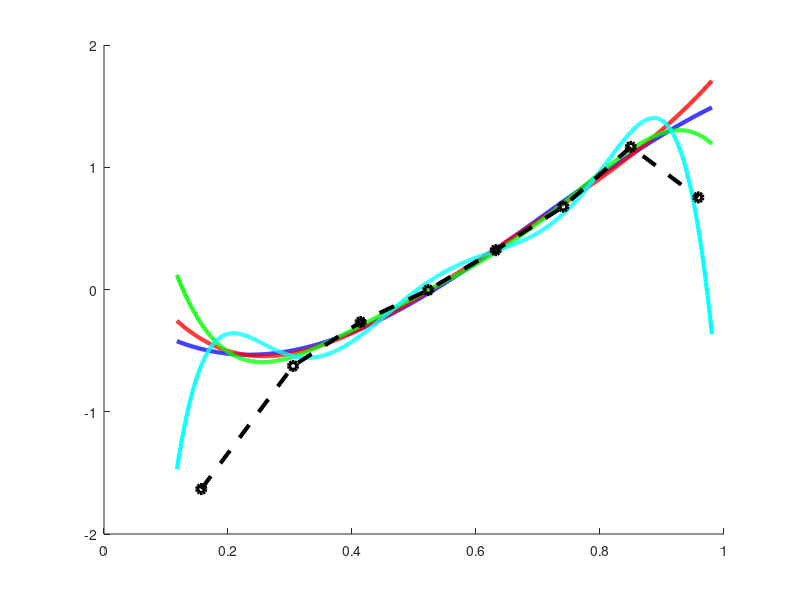

Write the MATLAB code that produced this figure. (Note: this script raises an error after producing the figure.)
% Plot Specific heat

%  figure('Units', 'pixels', ...
%      'Position', [100 100 1300 950]);
format long;
hold all;

kelvin2eV= 8.6173427909E-05;
size = 16;

T = [6,8,10,15.5556,21.1111,26.6667,32.2222,37.7778, 43.3333, 48.8889, 50.0000];

% This should be in eV
F = [-5.5367720036E-06,-5.3664395387E-06,-0.512844407889546E-05, -0.447117367740279E-05,-0.361380780860396E-05, -0.267128480378581E-05,...
    -0.172744756761750E-05, -0.886537034572661E-06, -0.262556842537375E-06, -0.116776119913726E-07, ...
    -0.175405737363820E-08, ];

%T = Tinit.*kelvin2eV

%1eV = 96.4869 kJ/mol
%1eV = 96486.9 J/mol
%1eV = 96486900 mJ/mol
ev2mJmol = 96486900;

for ii = 1:11
    %F(ii) = F(ii)*(T(ii)*kelvin2eV)*pi*ev2mJmol
    F(ii) = F(ii)*ev2mJmol
end



coeff = polyfit(T,F,5)

x = linspace(T(1),T(end),1001);

Y = polyval(coeff, x);





z = polyder(coeff);
zz = polyder(z);
zzz= polyval(zz, x);

plot(x./51,-zzz,'Color','blue','LineWidth',3);
hold on;

coeff = polyfit(T,F,6)
z = polyder(coeff);
zz = polyder(z);
zzz= polyval(zz, x);

plot(x./51,-zzz,'Color','red','LineWidth',3);
hold on;

coeff = polyfit(T,F,7)
z = polyder(coeff);
zz = polyder(z);
zzz= polyval(zz, x);

plot(x./51,-zzz,'Color','green','LineWidth',3);
hold on;

coeff = polyfit(T,F,8)
z = polyder(coeff);
zz = polyder(z);
zzz= polyval(zz, x);

plot(x./51,-zzz,'Color','cyan','LineWidth',3);
hold on;


T_second = [8, 15.55555, 21.1111, 26.6667, 32.2222, 37.7778, 43.3333, 48.8889]
F_second = [-1.632148155763673, -0.625534810628293, -0.266216689816305, -0.004108526144104,...
    0.321767587310822,0.678163686613226, 1.166381439982013, 0.753271251671982 ]

plot(T_second/51, F_second, '--ko','LineWidth',3 ) 


%hold on;

%coeff = polyfit(T,F,9)
%z = polyval([72*coeff(1),56*coeff(2),42*coeff(3),30*coeff(4),20*coeff(5),12*coeff(6),6*coeff(7),2*coeff(8)], x);
% plot(x,-z+2.26,'Color','green','LineWidth',2);


%Experimental data
SpecfunID = fopen('wang2001_specific_heat.txt');
data = textscan(SpecfunID,'%f %f %f %f %f %f \n','CommentStyle','#','CollectOutput',true);
Exp1 = cell2mat(data);
fclose(SpecfunID);

SpecfunID = fopen('Bouquets2001_specific_heat.txt');
data = textscan(SpecfunID,'%f %f %f %f %f %f \n','CommentStyle','#','CollectOutput',true);
Exp2 = cell2mat(data);
fclose(SpecfunID);


%The Wang data are expressed in gram-atom (gat). 1 cole of MgB2 is 1 gram-molecule of MgB2 but
% 3 gram-atoms of MgB2

plot(Exp1(:,1)./36.7,Exp1(:,2)*3,'.', 'markersize',15,'Color','black');

plot(Exp2(:,1)./38.7,Exp2(:,2)-2.6,'s', 'markersize',5,'Color','red','MarkerFaceColor','red');

%plot(T3,r3,'d', 'markersize',8,'Color','black','MarkerFaceColor','black');
%hold on;
%plot(T4,r4,'*', 'markersize',8,'Color','black','MarkerFaceColor','black');
%hold on;

%legend('Present work T_c = 51K','Wang et al. T_c = 36.7K','Bouqet et al. T_c = 38.7K','Location','northwest'); 


x = linspace(0,2,100);
y = zeros(100,1);
plot(x,y,'--','LineWidth',2);


axis([0,1.1,-3,4]);

xlabel('T/T_c (K)','FontSize',size);
ylabel('\Delta C / T  (mJ/mol K^2)','FontSize',size);


ax = gca;
set(gca,'FontSize',size, 'LineWidth',3);

pos1 = get(ax,'Position');
box off
axes('Position',pos1,'xlim', [0 55], 'ylim', [-3 4], 'color', 'none',...
'YTick',[-3 -2 -1 0 1 2 3 4 ],'YTickLabel',[],'LineWidth',3,'YAxisLocation','right',...
'XTick',[10,20,30,40,50],...
'XTickLabel',[],'LineWidth',3,'XAxisLocation','top')





h=gcf
set(h, 'PaperPositionMode', 'auto');
set(h,'PaperOrientation','landscape');
set(h,'Position',[100 100 800 400]);
print(h, '-dpdf', 'MgB2_specific_heat3.pdf')


